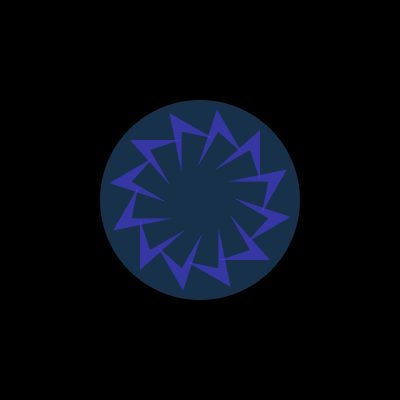
Frame 1 (no input)
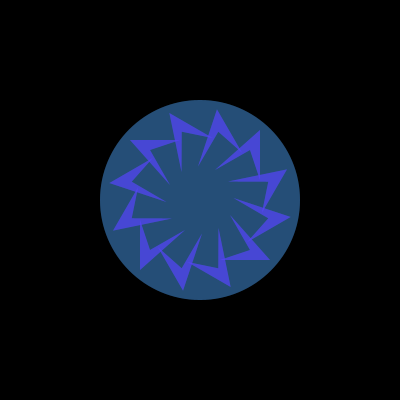
Frame 2 (the mouse pressed at the canvas centre, redrawn once)

The Processing sketch that drew these frames (run headless with seeded random() and noise(); the mouse was pressed at the canvas centre and the sketch redrawn once):

// Processing sketch: processing_85615
// ── processing_85615.pde

void setup()
{
  size(400,400);
  background(0);
}

void draw()
{
  noStroke();
  fill(57,120,183,105);
  ellipse(200,200,200,200);
  
  fill(88,61,255,125);
  translate(width/2, height/2);
for (int i=0;i<360;i+=30){
rotate(radians(30));
quad(50, 50, 30, 15, 70, 60, 20, 60);}
  
  noLoop();
}
